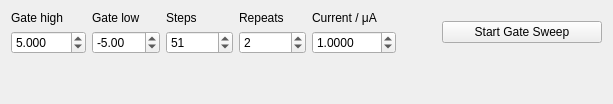
          <widget class="QWidget" name="DCGateSweepTab">
           <attribute name="title">
            <string>DC 4p gate sweep</string>
           </attribute>
           <layout class="QVBoxLayout" name="verticalLayout_23">
            <item>
             <layout class="QHBoxLayout" name="horizontalLayout_7">
              <item>
               <layout class="QVBoxLayout" name="verticalLayout_14">
                <item>
                 <widget class="QLabel" name="label_13">
                  <property name="text">
                   <string>Gate high</string>
                  </property>
                 </widget>
                </item>
                <item>
                 <widget class="QDoubleSpinBox" name="cc_dc_gate_sweep_v_high">
                  <property name="maximumSize">
                   <size>
                    <width>142</width>
                    <height>16777215</height>
                   </size>
                  </property>
                  <property name="decimals">
                   <number>3</number>
                  </property>
                  <property name="minimum">
                   <double>-100.000000000000000</double>
                  </property>
                  <property name="maximum">
                   <double>100.000000000000000</double>
                  </property>
                  <property name="singleStep">
                   <double>1.000000000000000</double>
                  </property>
                  <property name="value">
                   <double>5.000000000000000</double>
                  </property>
                 </widget>
                </item>
               </layout>
              </item>
              <item>
               <layout class="QVBoxLayout" name="verticalLayout_16">
                <item>
                 <widget class="QLabel" name="label_11">
                  <property name="text">
                   <string>Gate low</string>
                  </property>
                 </widget>
                </item>
                <item>
                 <widget class="QDoubleSpinBox" name="cc_dc_gate_sweep_v_low">
                  <property name="maximumSize">
                   <size>
                    <width>142</width>
                    <height>16777215</height>
                   </size>
                  </property>
                  <property name="decimals">
                   <number>2</number>
                  </property>
                  <property name="minimum">
                   <double>-100.000000000000000</double>
                  </property>
                  <property name="maximum">
                   <double>100.000000000000000</double>
                  </property>
                  <property name="singleStep">
                   <double>1.000000000000000</double>
                  </property>
                  <property name="value">
                   <double>-5.000000000000000</double>
                  </property>
                 </widget>
                </item>
               </layout>
              </item>
              <item>
               <layout class="QVBoxLayout" name="verticalLayout_17">
                <item>
                 <widget class="QLabel" name="label_14">
                  <property name="text">
                   <string>Steps</string>
                  </property>
                 </widget>
                </item>
                <item>
                 <widget class="QDoubleSpinBox" name="cc_dc_gate_sweep_steps">
                  <property name="maximumSize">
                   <size>
                    <width>142</width>
                    <height>16777215</height>
                   </size>
                  </property>
                  <property name="decimals">
                   <number>0</number>
                  </property>
                  <property name="minimum">
                   <double>11.000000000000000</double>
                  </property>
                  <property name="maximum">
                   <double>100000.000000000000000</double>
                  </property>
                  <property name="singleStep">
                   <double>10.000000000000000</double>
                  </property>
                  <property name="value">
                   <double>51.000000000000000</double>
                  </property>
                 </widget>
                </item>
               </layout>
              </item>
              <item>
               <layout class="QVBoxLayout" name="verticalLayout_18">
                <item>
                 <widget class="QLabel" name="label_15">
                  <property name="text">
                   <string>Repeats</string>
                  </property>
                 </widget>
                </item>
                <item>
                 <widget class="QDoubleSpinBox" name="cc_dc_gate_sweep_repeats">
                  <property name="maximumSize">
                   <size>
                    <width>142</width>
                    <height>16777215</height>
                   </size>
                  </property>
                  <property name="decimals">
                   <number>0</number>
                  </property>
                  <property name="minimum">
                   <double>1.000000000000000</double>
                  </property>
                  <property name="maximum">
                   <double>100000.000000000000000</double>
                  </property>
                  <property name="singleStep">
                   <double>1.000000000000000</double>
                  </property>
                  <property name="value">
                   <double>2.000000000000000</double>
                  </property>
                 </widget>
                </item>
               </layout>
              </item>
              <item>
               <layout class="QVBoxLayout" name="verticalLayout_19">
                <item>
                 <widget class="QLabel" name="dc_gate_sweep_labe">
                  <property name="text">
                   <string>Current / μA</string>
                  </property>
                 </widget>
                </item>
                <item>
                 <widget class="QDoubleSpinBox" name="cc_dc_gate_sweep_current">
                  <property name="maximumSize">
                   <size>
                    <width>142</width>
                    <height>16777215</height>
                   </size>
                  </property>
                  <property name="decimals">
                   <number>4</number>
                  </property>
                  <property name="minimum">
                   <double>0.000100000000000</double>
                  </property>
                  <property name="maximum">
                   <double>5000.000000000000000</double>
                  </property>
                  <property name="singleStep">
                   <double>0.100000000000000</double>
                  </property>
                  <property name="value">
                   <double>1.000000000000000</double>
                  </property>
                 </widget>
                </item>
               </layout>
              </item>
              <item>
               <spacer name="horizontalSpacer_4">
                <property name="orientation">
                 <enum>Qt::Horizontal</enum>
                </property>
                <property name="sizeHint" stdset="0">
                 <size>
                  <width>40</width>
                  <height>20</height>
                 </size>
                </property>
               </spacer>
              </item>
              <item>
               <widget class="QPushButton" name="start_4p_dc_gate_sweep_button">
                <property name="minimumSize">
                 <size>
                  <width>160</width>
                  <height>0</height>
                 </size>
                </property>
                <property name="maximumSize">
                 <size>
                  <width>300</width>
                  <height>16777215</height>
                 </size>
                </property>
                <property name="text">
                 <string>Start Gate Sweep</string>
                </property>
               </widget>
              </item>
             </layout>
            </item>
            <item>
             <spacer name="verticalSpacer_3">
              <property name="orientation">
               <enum>Qt::Vertical</enum>
              </property>
              <property name="sizeHint" stdset="0">
               <size>
                <width>20</width>
                <height>39</height>
               </size>
              </property>
             </spacer>
            </item>
           </layout>
          </widget>
